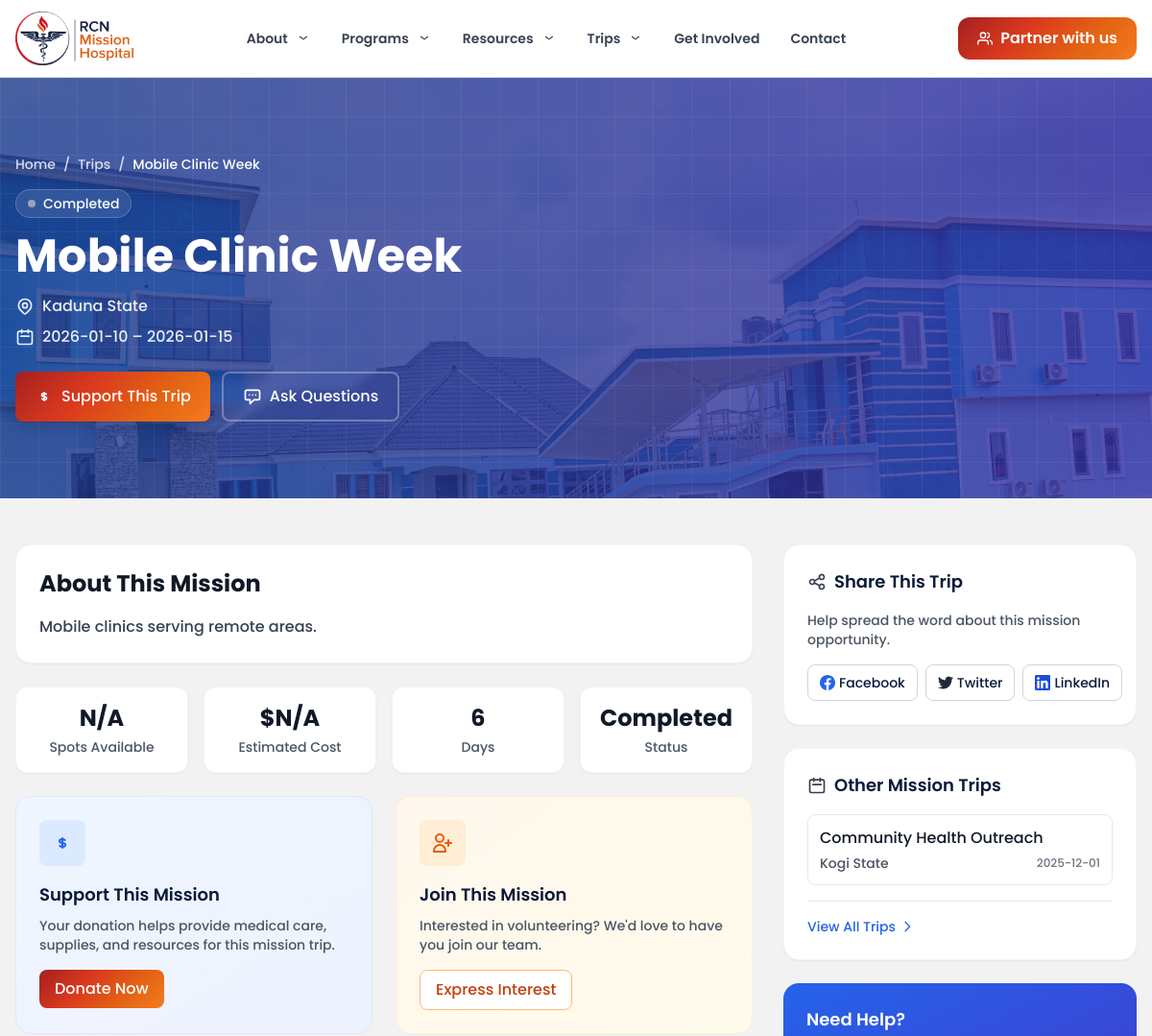
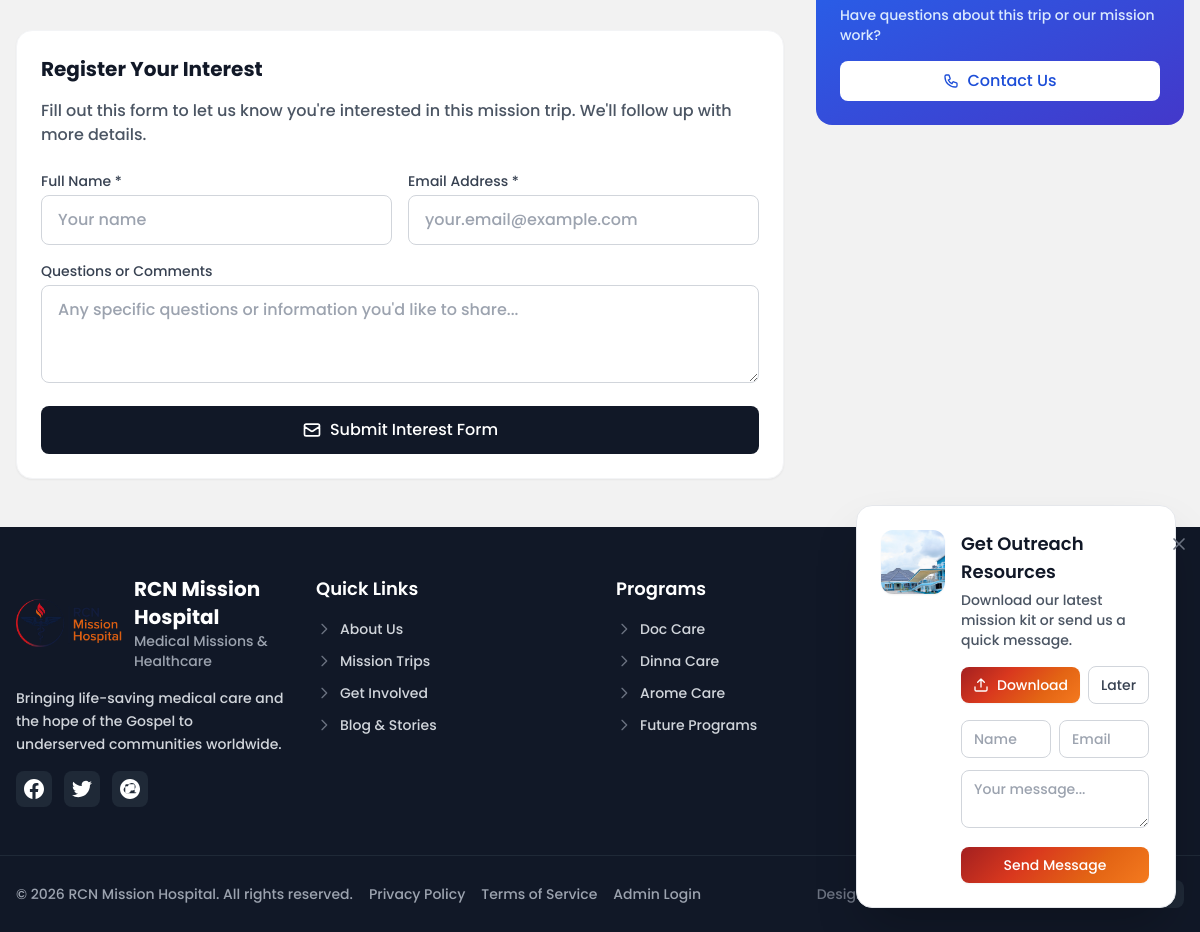
Page /trips/2 on the committed database (2 pictures, top to bottom).
### tables this page shows
CREATE TABLE IF NOT EXISTS trips (
  id INT AUTO_INCREMENT PRIMARY KEY,
  title VARCHAR(200) NOT NULL,
  location VARCHAR(200) NOT NULL,
  start_date DATE NOT NULL,
  end_date DATE NOT NULL,
  description TEXT NOT NULL,
  image VARCHAR(255) DEFAULT NULL,
  cost DECIMAL(10,2) DEFAULT NULL,
  register_deadline DATE DEFAULT NULL,
  spots_available INT DEFAULT NULL
);

### trips/view.php (the view, shortened to what the rows shown need)
<?php require_once __DIR__ . '/../config/security.php'; ?>
<?php require_once __DIR__ . '/../config/db.php'; ?>
<?php
$id = (int)($_GET['id'] ?? 0);
$trip = null;
try {
  $stmt = db()->prepare('SELECT * FROM trips WHERE id = ? LIMIT 1');
  $stmt->execute([$id]);
  $trip = $stmt->fetch();
} catch (Throwable $e) {
  $trip = null;
}
$title = $trip ? $trip['title'] : 'Trip not found';
$today = strtotime(date('Y-m-d'));
$start_date = strtotime($trip['start_date']);
$end_date = !empty($trip['end_date']) ? strtotime($trip['end_date']) : null;
$trip_status = '';
$status_color = '';
if ($end_date && $end_date < $today) {
  $trip_status = 'Completed';
  $status_color = 'bg-gray-100 text-gray-800';
} elseif ($start_date && $start_date > $today) {
  $days_until = ceil(($start_date - $today) / 86400);
  $trip_status = $days_until . ' days to go';
  $status_color = 'bg-blue-100 text-blue-800';
} elseif ($end_date && $end_date >= $today) {
  $trip_status = 'In Progress';
  $status_color = 'bg-orange-100 text-orange-800';
} else {
  $trip_status = 'Starting Soon';
  $status_color = 'bg-green-100 text-green-800';
}
?>
<?php include __DIR__ . '/../includes/header.php'; ?>
<section class="relative overflow-hidden bg-gradient-to-r from-blue-900 to-indigo-800">
  <div class="relative max-w-7xl mx-auto px-4 py-20 text-white">
    <nav class="flex text-sm text-white/80 mb-4">
      <a href="<?php echo url(''); ?>" class="hover:underline transition-colors">Home</a>
      <span class="mx-2">/</span>
      <a href="<?php echo url('trips.php'); ?>" class="hover:underline transition-colors">Trips</a>
      <span class="mx-2">/</span>
      <span class="text-white"><?php echo esc_html($title); ?></span>
    </nav>
    <div class="flex flex-wrap items-start justify-between gap-6">
      <div class="max-w-2xl">
        <div
          class="inline-flex items-center px-3 py-1 rounded-full bg-white/10 backdrop-blur-sm border border-white/20 text-sm mb-4">
          <span
            class="w-2 h-2 rounded-full <?php echo strpos($status_color, 'blue') !== false ? 'bg-blue-400' : (strpos($status_color, 'orange') !== false ? 'bg-orange-400' : (strpos($status_color, 'green') !== false ? 'bg-green-400' : 'bg-gray-400')); ?> mr-2 animate-pulse"></span>
          <?php echo $trip_status; ?>
        </div>
        <h1 class="text-4xl md:text-5xl font-bold mb-4 leading-tight" style="font-family: Poppins, sans-serif;">
          <?php echo esc_html($title); ?>
        </h1>
        <div class="space-y-2 mb-6">
          <div class="flex items-center text-white/90">
            <span class="font-medium"><?php echo esc_html($trip['location']); ?></span>
          </div>
          <div class="flex items-center text-white/90">
            <svg class="w-5 h-5 mr-2" fill="none" stroke="currentColor" viewBox="0 0 24 24"
              xmlns="http://www.w3.org/2000/svg">
              <path stroke-linecap="round" stroke-linejoin="round" stroke-width="2"
                d="M8 7V3m8 4V3m-9 8h10M5 21h14a2 2 0 002-2V7a2 2 0 00-2-2H5a2 2 0 00-2 2v12a2 2 0 002 2z">
              </path>
            </svg>
            <span><?php echo esc_html($trip['start_date']); ?><?php if (!empty($trip['end_date'])): ?> –
              <?php echo esc_html($trip['end_date']); ?><?php endif; ?></span>
          </div>
        </div>
        <div class="flex flex-wrap gap-3">
          <a href="<?php echo url('get-involved'); ?>?trip=<?php echo (int)$trip['id']; ?>"
            class="inline-flex items-center px-5 py-3 rounded-lg font-medium text-white transition-all duration-300 transform hover:scale-105 shadow-lg"
            style="background: <?php echo RCN_GRADIENT; ?>">
          </a>
          <a href="<?php echo url('contact'); ?>?subject=<?php echo urlencode('Trip Interest: ' . $trip['title']); ?>&trip=<?php echo (int)$trip['id']; ?>"
            class="inline-flex items-center px-5 py-3 rounded-lg font-medium border-2 border-white/30 text-white hover:bg-white/10 transition-all duration-300 backdrop-blur-sm">
          </a>
        </div>
      </div>
    </div>
  </div>
</section>
<section class="max-w-7xl mx-auto px-4 py-12 grid lg:grid-cols-3 gap-8">
  <article class="lg:col-span-2">
    <?php if (!$trip): ?>
      <div class="bg-white rounded-2xl shadow-sm border border-gray-100 p-8 text-center">
        <svg class="w-16 h-16 text-gray-300 mx-auto mb-4" fill="none" stroke="currentColor" viewBox="0 0 24 24"
          xmlns="http://www.w3.org/2000/svg">
          <path stroke-linecap="round" stroke-linejoin="round" stroke-width="2"
            d="M9.172 16.172a4 4 0 015.656 0M9 10h.01M15 10h.01M21 12a9 9 0 11-18 0 9 9 0 0118 0z"></path>
        </svg>
        <h2 class="text-2xl font-bold text-gray-800 mb-2">Trip Not Found</h2>
        <p class="text-gray-600 mb-6">We couldn't find the trip you're looking for.</p>
        <a href="<?php echo url('trips.php'); ?>"
          class="inline-flex items-center px-5 py-2 rounded-lg font-medium text-white transition-all duration-300"
          style="background: <?php echo RCN_GRADIENT; ?>">
          Browse All Trips
        </a>
      </div>
    <?php else: ?>
      <div class="bg-white rounded-2xl shadow-sm border border-gray-100 p-6 mb-6">
        <h2 class="text-2xl font-bold text-gray-900 mb-4">About This Mission</h2>
        <div class="prose max-w-none text-gray-700 leading-relaxed">
          <?php
            $allowedTags = '<p><br><strong><em><u><ul><ol><li><h1><h2><h3><h4><h5><h6><blockquote><a><img><span>';
            echo strip_tags($trip['description'], $allowedTags);
          ?>
        </div>
      </div>
      <div class="grid grid-cols-2 md:grid-cols-4 gap-4 mb-6">
        <div class="bg-white rounded-xl shadow-sm border border-gray-100 p-4 text-center">
          <div class="text-2xl font-bold text-gray-900 mb-1">
            <?php echo !empty($trip['spots_available']) ? (int)$trip['spots_available'] : 'N/A'; ?></div>
          <div class="text-sm text-gray-600">Spots Available</div>
        </div>
        <div class="bg-white rounded-xl shadow-sm border border-gray-100 p-4 text-center">
          <div class="text-2xl font-bold text-gray-900 mb-1">
            $<?php echo !empty($trip['cost']) ? number_format((float)$trip['cost'], 0) : 'N/A'; ?></div>
          <div class="text-sm text-gray-600">Estimated Cost</div>
        </div>
        <div class="bg-white rounded-xl shadow-sm border border-gray-100 p-4 text-center">
          <div class="text-2xl font-bold text-gray-900 mb-1">
            <?php echo !empty($trip['end_date']) ? date_diff(date_create($trip['start_date']), date_create($trip['end_date']))->days + 1 : 'N/A'; ?>
          </div>
          <div class="text-sm text-gray-600">Days</div>
        </div>
        <div class="bg-white rounded-xl shadow-sm border border-gray-100 p-4 text-center">
          <div class="text-2xl font-bold text-gray-900 mb-1"><?php echo $trip_status; ?></div>
          <div class="text-sm text-gray-600">Status</div>
        </div>
      </div>
      <div class="grid md:grid-cols-2 gap-6 mb-8">
        <div class="bg-gradient-to-br from-blue-50 to-indigo-50 rounded-2xl p-6 border border-blue-100">
          <div class="w-12 h-12 rounded-lg bg-blue-100 flex items-center justify-center mb-4">
          </div>
          <h3 class="font-semibold text-lg mb-2">Support This Mission</h3>
          <p class="text-gray-600 text-sm mb-4">Your donation helps provide medical care, supplies, and resources
            for this mission trip.</p>
          <a href="<?php echo url('get-involved'); ?>?trip=<?php echo (int)$trip['id']; ?>"
            class="inline-flex items-center px-4 py-2 rounded-lg font-medium text-white transition-all duration-300"
            style="background: <?php echo RCN_GRADIENT; ?>">
            Donate Now
          </a>
        </div>
        <div class="bg-gradient-to-br from-orange-50 to-amber-50 rounded-2xl p-6 border border-orange-100">
          <div class="w-12 h-12 rounded-lg bg-orange-100 flex items-center justify-center mb-4">
            <svg class="w-6 h-6 text-orange-600" fill="none" stroke="currentColor" viewBox="0 0 24 24"
              xmlns="http://www.w3.org/2000/svg">
              <path stroke-linecap="round" stroke-linejoin="round" stroke-width="2"
                d="M18 9v3m0 0v3m0-3h3m-3 0h-3m-2-5a4 4 0 11-8 0 4 4 0 018 0zM3 20a6 6 0 0112 0v1H3v-1z">
              </path>
            </svg>
          </div>
          <h3 class="font-semibold text-lg mb-2">Join This Mission</h3>
          <p class="text-gray-600 text-sm mb-4">Interested in volunteering? We'd love to have you join our team.
          </p>
          <a href="<?php echo url('contact'); ?>?subject=<?php echo urlencode('Volunteer Interest: ' . $trip['title']); ?>&trip=<?php echo (int)$trip['id']; ?>"
            class="inline-flex items-center px-4 py-2 rounded-lg font-medium border border-orange-300 text-orange-700 bg-white hover:bg-orange-50 transition-colors">
            Express Interest
          </a>
        </div>
      </div>
      <div class="bg-white rounded-2xl shadow-sm border border-gray-100 p-6">
        <h3 class="text-xl font-bold text-gray-900 mb-4">Register Your Interest</h3>
        <p class="text-gray-600 mb-6">Fill out this form to let us know you're interested in this mission trip.
          We'll follow up with more details.</p>
        <form id="interestForm" class="space-y-4" onsubmit="event.preventDefault(); handleInterestForm();">
          <div class="grid md:grid-cols-2 gap-4">
            <div>
              <label for="interestName" class="block text-sm font-medium text-gray-700 mb-1">Full Name
                *</label>
              <input id="interestName" type="text"
                class="w-full border border-gray-300 rounded-lg px-4 py-3 focus:ring-2 focus:ring-blue-500 focus:border-blue-500 transition-colors"
                placeholder="Your name" required>
            </div>
            <div>
              <label for="interestEmail" class="block text-sm font-medium text-gray-700 mb-1">Email Address
                *</label>
              <input id="interestEmail" type="email"
                class="w-full border border-gray-300 rounded-lg px-4 py-3 focus:ring-2 focus:ring-blue-500 focus:border-blue-500 transition-colors"
                placeholder="your.email@example.com" required>
            </div>
          </div>
          <div>
            <label for="interestNote" class="block text-sm font-medium text-gray-700 mb-1">Questions or
              Comments</label>
            <textarea id="interestNote" rows="3"
              class="w-full border border-gray-300 rounded-lg px-4 py-3 focus:ring-2 focus:ring-blue-500 focus:border-blue-500 transition-colors"
              placeholder="Any specific questions or information you'd like to share..."></textarea>
          </div>
          <button type="submit"
            class="w-full bg-gray-900 text-white py-3 px-6 rounded-lg font-medium hover:bg-gray-800 transition-colors flex items-center justify-center">
            <svg class="w-5 h-5 mr-2" fill="none" stroke="currentColor" viewBox="0 0 24 24"
              xmlns="http://www.w3.org/2000/svg">
              <path stroke-linecap="round" stroke-linejoin="round" stroke-width="2"
                d="M3 8l7.89 5.26a2 2 0 002.22 0L21 8M5 19h14a2 2 0 002-2V7a2 2 0 00-2-2H5a2 2 0 00-2 2v10a2 2 0 002 2z">
              </path>
            </svg>
            Submit Interest Form
          </button>
        </form>
      </div>
    <?php endif; ?>
  </article>
  <aside class="space-y-6">
    <div class="bg-white rounded-2xl shadow-sm border border-gray-100 p-6">
      <?php
      try {
        $others = db()->prepare('SELECT id, title, start_date, location FROM trips WHERE id <> ? ORDER BY start_date DESC LIMIT 5');
        $others->execute([$id]);
        $list = $others->fetchAll();
      } catch (Throwable $e) {
        $list = [];
      }
      ?>
      <div class="space-y-3">
        <?php foreach ($list as $o): ?>
          <a href="<?php echo url('trips/' . (int)$o['id']); ?>"
            class="block p-3 rounded-lg border border-gray-200 hover:border-blue-300 hover:bg-blue-50 transition-colors group">
            <h4 class="font-medium text-gray-900 group-hover:text-blue-700 transition-colors">
              <?php echo esc_html($o['title']); ?></h4>
            <div class="flex justify-between items-center mt-1">
              <span class="text-sm text-gray-600"><?php echo esc_html($o['location']); ?></span>
              <span class="text-xs text-gray-500"><?php echo esc_html($o['start_date']); ?></span>
            </div>
          </a>
        <?php endforeach; ?>
      </div>
    </div>
  </aside>
</section>
<?php include __DIR__ . '/../includes/footer.php'; ?>

### rows in the picture
trips: title "Mobile Clinic Week", end_date "Completed", location "Kaduna State", start_date "2026-01-10", end_date "2026-01-15", description "Mobile clinics serving remote areas.", start_date+end_date "6"
trips: title "Community Health Outreach", location "Kogi State", start_date "2025-12-01"

### other values in the picture
APP_NAME "RCN Mission Hospital"
